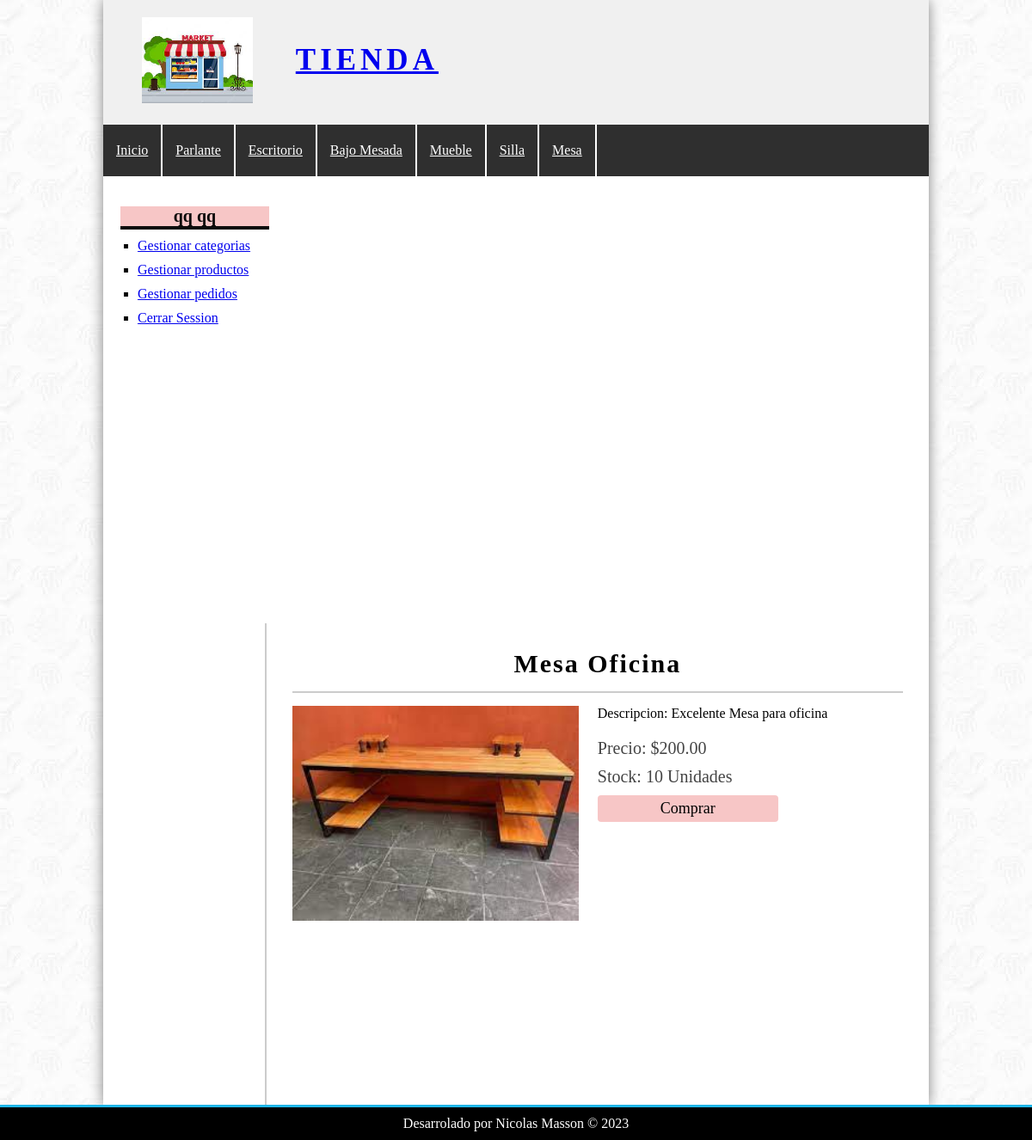
Page /?controller=producto&accion=ver&id=15 (signed in) on the committed database.
### tables this page shows
CREATE TABLE `categorias` (
  `id_Categoria` int(11) NOT NULL,
  `nombre` varchar(100) NOT NULL
);

CREATE TABLE `productos` (
  `id_Producto` int(11) NOT NULL,
  `id_Categoria` int(11) NOT NULL,
  `nombre` varchar(100) NOT NULL,
  `descripcion` text DEFAULT NULL,
  `precio` float(100,2) NOT NULL,
  `stock` int(100) NOT NULL,
  `fecha` date NOT NULL,
  `imagen` varchar(100) NOT NULL
);

### config/bd.php (called while the page is built)
<?php
class Database{
    public static function conectar(){
        $bd=new mysqli('localhost','root','','tienda');
        $bd->query("SET NAMES 'utf8'");
        return $bd;
    }
}
?>

### helper/utilidades.php (called while the page is built, shortened)
<?php
class utilidades
{
	public static function mostrarCategorias()
	{
		require_once 'models/categoria.php';
		$categoria = new Categoria();
		$categorias = $categoria->getCategorias();
		return $categorias;
	}
}

### models/categoria.php (called while the page is built, shortened)
<?php
require_once 'config/bd.php';
class Categoria
{
	private $bd;
	public function __construct()
	{
		$this->bd = Database::conectar();
	}
	public function getCategorias()
	{
		$getCategorias = $this->bd->query("SELECT * FROM categorias ORDER BY id_Categoria desc");
		return $getCategorias;
	}
}
?>

### controllers/ProductoController.php (called while the page is built, shortened)
<?php
require_once 'models/producto.php';
class productoController
{
    public function ver()
    {
        if (isset($_GET['id'])) {
            $id = $_GET['id'];
            $producto = new Producto();
            $producto->setId_Producto($id);
            $traerProducto = $producto->getProducto();
        }
        require_once 'views/producto/ver.php';
    }
}
?>

### models/producto.php (called while the page is built, shortened)
<?php
require_once 'config/bd.php';
class Producto
{
	private $id_Producto;
	private $bd;
	public function __construct()
	{
		$this->bd = Database::conectar();
	}
	function getId_Producto()
	{
		return $this->id_Producto;
	}
	function setId_Producto($id_Producto)
	{
		$this->id_Producto = $id_Producto;
	}
	public function getProducto()
	{
		$getProducto = $this->bd->query("SELECT * FROM productos WHERE id_Producto={$this->getId_Producto()}");
		return $getProducto->fetch_object();
	}
}
?>

### views/producto/ver.php (the view, shortened to what this page needs)
<?php
if (isset($traerProducto)): ?>
    <h1>
        <?= $traerProducto->nombre ?>
    </h1>
    <div id="VerProducto">
        <div class="imagen">
            <?php if ($traerProducto->imagen != null) { ?>
                <img src="<?= base_url ?>/uploads/imagenes/<?= $traerProducto->imagen ?>" alt="Imagen Tienda"  >
            <?php } else { ?>
                <img src="<?= base_url ?>/img/tienda.jpg" alt="Imagen Tienda" >
            <?php }
            ; ?>
        </div>
        <div class="data">
            <p class="descripcion">
                <?= "Descripcion:" . $traerProducto->descripcion ?>
            </p>
            <p class="precio">
                <?= "Precio: $" . $traerProducto->precio ?>
            </p>
            <p class="stock">
                <?= "Stock: " . $traerProducto->stock . " Unidades" ?>
            </p>
            <a href="<?=base_url?>?controller=compra&accion=añadir&id=<?=$traerProducto->id_Producto?>" class="button">Comprar</a>
        </div>
    </div>
    </div>
<?php else: ?>
    <h1>El producto seleccionado no existe</h1>
<?php endif; ?>

### views/layout/header.php (shortened to what this page needs)
<!DOCTYPE HTML>
<html lang="es">
<head>
    <link rel="stylesheet" href="<?= base_url ?>css/styles.css" />
</head>
<body>
    <div id="contenedor">
        <header id="header">
            <div id="imagen">
                <img src="<?= base_url ?>img/tienda.jpg" alt="Imagen Tienda">
                <a href="index.php">Tienda</a>
            </div>
        </header>
        <?php
        require_once 'helper/utilidades.php';
        $categorias = utilidades::mostrarCategorias(); ?>
        <nav id="menu">
            <ul>
                <li>
                    <a href="<?= base_url ?>index.php">Inicio</a>
                </li>
                <?php while ($cate = $categorias->fetch_object()): ?>
                    <li>
                        <a href="<?= base_url ?>?controller=categoria&accion=ver&id=<?= $cate->id_Categoria ?>"><?= $cate->nombre ?></a>
                    </li>
                <?php endwhile; ?>
            </ul>
        </nav>

### css/styles.css (style rules this page uses)
* { padding: 0px; margin: 0px; }
body { background: url(../img/Fondo.jpg); }
#header { height: 145px; background-color: #F0F0F0; }
#contenedor { width: 80%; margin: 0px auto; box-shadow: 0px 0px 15px gray; background-color: white; }
#imagen { padding: 20px; margin-left: 25px; float: left; }
#imagen img { float: left; height: 100px; }
#imagen a { float: left; font-size: 35px; letter-spacing: 5px; text-transform: uppercase; font-weight: bold; margin-top: 30px; margin-left: 50px; }
#menu { clear: both; background: #2f2f2f; color: gray; height: 60px; }
#menu a { display: block; color: white; padding-left: 15px; padding-right: 15px; }
#menu ul { list-style: none; text-decoration: none; margin: 0px auto; }
#menu ul li { line-height: 60px; float: left; border-right: 2px solid #fefefe; }
input[type="button"], input[type="submit"], button, .button { display: block; margin-top: 10px; border-radius: 4px; width: auto; padding: 5px; color: white; background: rgb(83, 83, 241); }
.button { background: #f7c6c6; font-size: 18px; color: black; text-decoration: none; }
#central h1 { font-size: 30px; font-weight: bold; letter-spacing: 2px; text-align: center; border-bottom: 2px solid #ccc; margin-bottom: 15px; padding-bottom: 15px; }
#VerProducto { width: 100%; }
#VerProducto .imagen { display: block; width: 47%; float:left; }
#VerProducto img { display: block; width: 100%; float:left; }
#VerProducto .data { width: 50%; float:right; }
#VerProducto .descripcion { margin-bottom: 20px; }
#VerProducto .precio { margin-bottom: 10px; font-size: 20px; color: #444; }
#VerProducto .stock { margin-bottom: 10px; font-size: 20px; color: #444; }
#VerProducto .button { width: 200px; text-align: center; }

### rows in the picture
categorias: nombre "Parlante"
categorias: nombre "Escritorio"
categorias: nombre "Bajo Mesada"
categorias: nombre "Mueble"
categorias: nombre "Silla"
categorias: nombre "Mesa"
productos: nombre "Mesa Oficina", imagen (picture), descripcion "Excelente Mesa para oficina", precio "200.00", stock "10"

### other values in the picture
$_SESSION['identificacion']->nombre "qq"
$_SESSION['identificacion']->apellido "qq"
